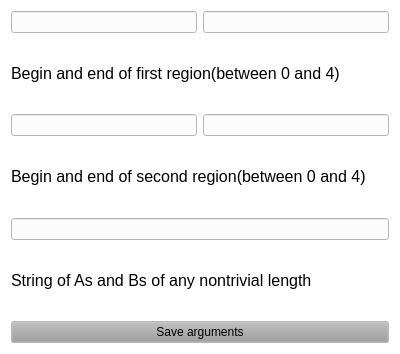
<?xml version="1.0" encoding="UTF-8"?>
<ui version="4.0">
 <class>Arguments</class>
 <widget class="QWidget" name="Arguments">
  <property name="geometry">
   <rect>
    <x>0</x>
    <y>0</y>
    <width>400</width>
    <height>354</height>
   </rect>
  </property>
  <property name="palette">
   <palette>
    <active>
     <colorrole role="Button">
      <brush brushstyle="SolidPattern">
       <color alpha="255">
        <red>158</red>
        <green>158</green>
        <blue>158</blue>
       </color>
      </brush>
     </colorrole>
     <colorrole role="Base">
      <brush brushstyle="SolidPattern">
       <color alpha="255">
        <red>252</red>
        <green>252</green>
        <blue>252</blue>
       </color>
      </brush>
     </colorrole>
     <colorrole role="Window">
      <brush brushstyle="SolidPattern">
       <color alpha="255">
        <red>255</red>
        <green>255</green>
        <blue>255</blue>
       </color>
      </brush>
     </colorrole>
    </active>
    <inactive>
     <colorrole role="Button">
      <brush brushstyle="SolidPattern">
       <color alpha="255">
        <red>158</red>
        <green>158</green>
        <blue>158</blue>
       </color>
      </brush>
     </colorrole>
     <colorrole role="Base">
      <brush brushstyle="SolidPattern">
       <color alpha="255">
        <red>252</red>
        <green>252</green>
        <blue>252</blue>
       </color>
      </brush>
     </colorrole>
     <colorrole role="Window">
      <brush brushstyle="SolidPattern">
       <color alpha="255">
        <red>255</red>
        <green>255</green>
        <blue>255</blue>
       </color>
      </brush>
     </colorrole>
    </inactive>
    <disabled>
     <colorrole role="Button">
      <brush brushstyle="SolidPattern">
       <color alpha="255">
        <red>158</red>
        <green>158</green>
        <blue>158</blue>
       </color>
      </brush>
     </colorrole>
     <colorrole role="Base">
      <brush brushstyle="SolidPattern">
       <color alpha="255">
        <red>255</red>
        <green>255</green>
        <blue>255</blue>
       </color>
      </brush>
     </colorrole>
     <colorrole role="Window">
      <brush brushstyle="SolidPattern">
       <color alpha="255">
        <red>255</red>
        <green>255</green>
        <blue>255</blue>
       </color>
      </brush>
     </colorrole>
    </disabled>
   </palette>
  </property>
  <property name="windowTitle">
   <string>Form</string>
  </property>
  <layout class="QVBoxLayout" name="verticalLayout_4">
   <item>
    <layout class="QVBoxLayout" name="verticalLayout">
     <item>
      <layout class="QHBoxLayout" name="horizontalLayout">
       <item>
        <widget class="QLineEdit" name="ab"/>
       </item>
       <item>
        <widget class="QLineEdit" name="ae"/>
       </item>
      </layout>
     </item>
     <item>
      <widget class="QLabel" name="label">
       <property name="text">
        <string>&lt;html&gt;&lt;head/&gt;&lt;body&gt;&lt;p&gt;&lt;span style=&quot; font-size:12pt;&quot;&gt;Begin and end of first region(between 0 and 4)&lt;/span&gt;&lt;/p&gt;&lt;/body&gt;&lt;/html&gt;</string>
       </property>
      </widget>
     </item>
    </layout>
   </item>
   <item>
    <layout class="QVBoxLayout" name="verticalLayout_2">
     <item>
      <layout class="QHBoxLayout" name="horizontalLayout_2">
       <item>
        <widget class="QLineEdit" name="bb"/>
       </item>
       <item>
        <widget class="QLineEdit" name="be"/>
       </item>
      </layout>
     </item>
     <item>
      <widget class="QLabel" name="label_2">
       <property name="text">
        <string>&lt;html&gt;&lt;head/&gt;&lt;body&gt;&lt;p&gt;&lt;span style=&quot; font-size:12pt;&quot;&gt;Begin and end of second region(between 0 and 4)&lt;/span&gt;&lt;/p&gt;&lt;/body&gt;&lt;/html&gt;</string>
       </property>
      </widget>
     </item>
    </layout>
   </item>
   <item>
    <layout class="QVBoxLayout" name="verticalLayout_3">
     <item>
      <widget class="QLineEdit" name="str"/>
     </item>
     <item>
      <widget class="QLabel" name="label_3">
       <property name="text">
        <string>&lt;html&gt;&lt;head/&gt;&lt;body&gt;&lt;p&gt;&lt;span style=&quot; font-size:12pt;&quot;&gt;String of As and Bs of any nontrivial length&lt;/span&gt;&lt;/p&gt;&lt;/body&gt;&lt;/html&gt;</string>
       </property>
      </widget>
     </item>
    </layout>
   </item>
   <item>
    <widget class="QPushButton" name="saveArgs">
     <property name="text">
      <string>Save arguments</string>
     </property>
    </widget>
   </item>
  </layout>
 </widget>
 <resources/>
 <connections/>
</ui>
